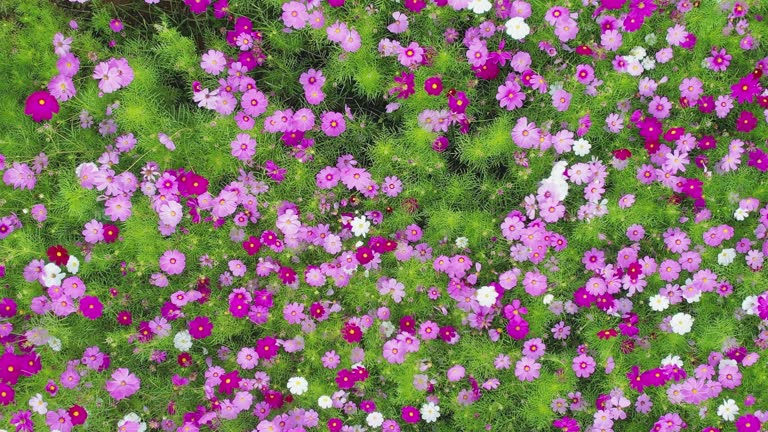
#> input picture assets/gettyimages-1367336961-640x640.jpg, 768 x 432 px
$ python image_pixel_fliter.py
#> lines starting #> are read from the running program, lines starting #| are printed output that depends on the picture
from PIL import Image

image_path = 'assets/gettyimages-1367336961-640x640.jpg'
image = Image.open(image_path).convert('RGB')
#> image is the input picture: PIL image 768x432 RGB; mean R, G, B 127.9, 117.8, 102.1
width, height = image.size
#> width = 768; height = 432

filtered_image = Image.new('RGB', (width, height), 'black')
#> filtered_image: PIL image 768x432 RGB; every value is 0
pixels = image.load()
filtered_pixels = filtered_image.load()

for x in range(width):
    for y in range(height):
        r, g, b = pixels[x, y]

        # Filter based on color ranges
        if 2 * r - g + b - 300 > 0:
            filtered_pixels[x, y] = (r, g, b)

filtered_image.save('results/filtered_image.jpg')
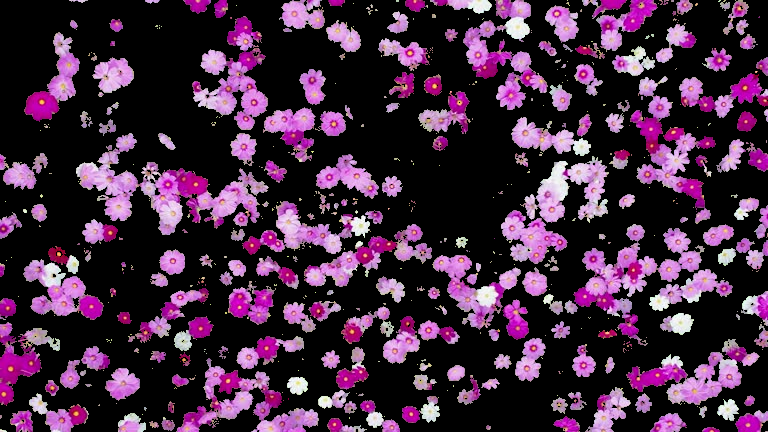
#> saved as filtered_image.jpg: PIL image 768x432 RGB; mean R, G, B 66.5, 40.2, 63.9

$ run again, with assets/pexels-stephanthem-753869.jpg copied over assets/gettyimages-1367336961-640x640.jpg
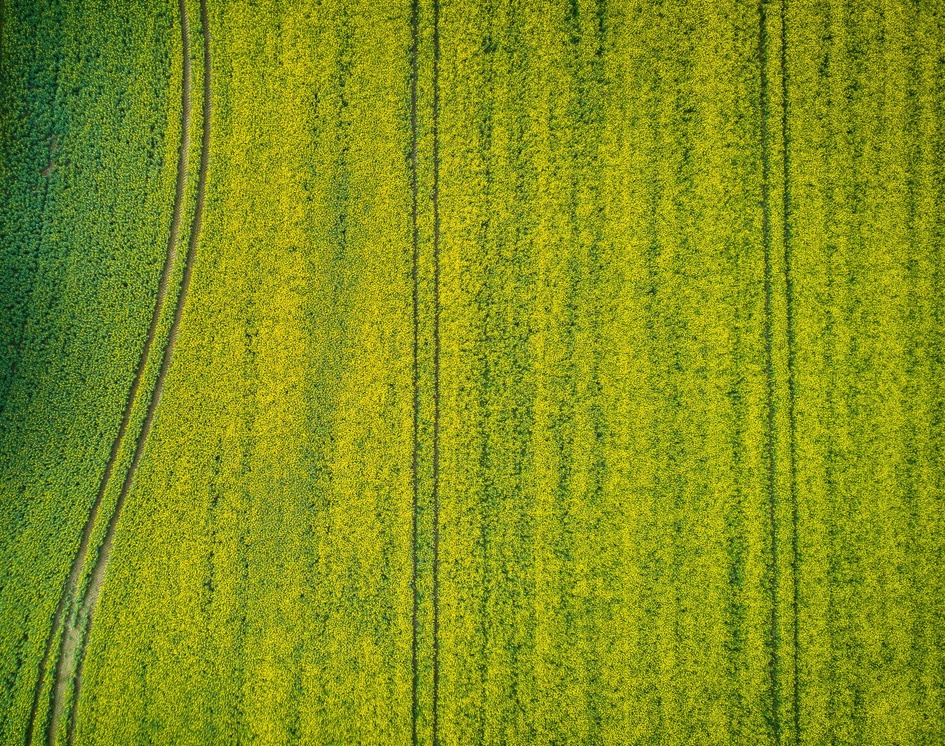
#> input picture assets/pexels-stephanthem-753869.jpg, 945 x 746 px, shrunk from 1422 x 1123 before the run
#> image is the input picture: PIL image 945x746 RGB; mean R, G, B 130.2, 145.3, 27.6
#> filtered_image: PIL image 945x746 RGB; every value is 0
#> `filtered_image.save('results/filtered_image.jpg')`:
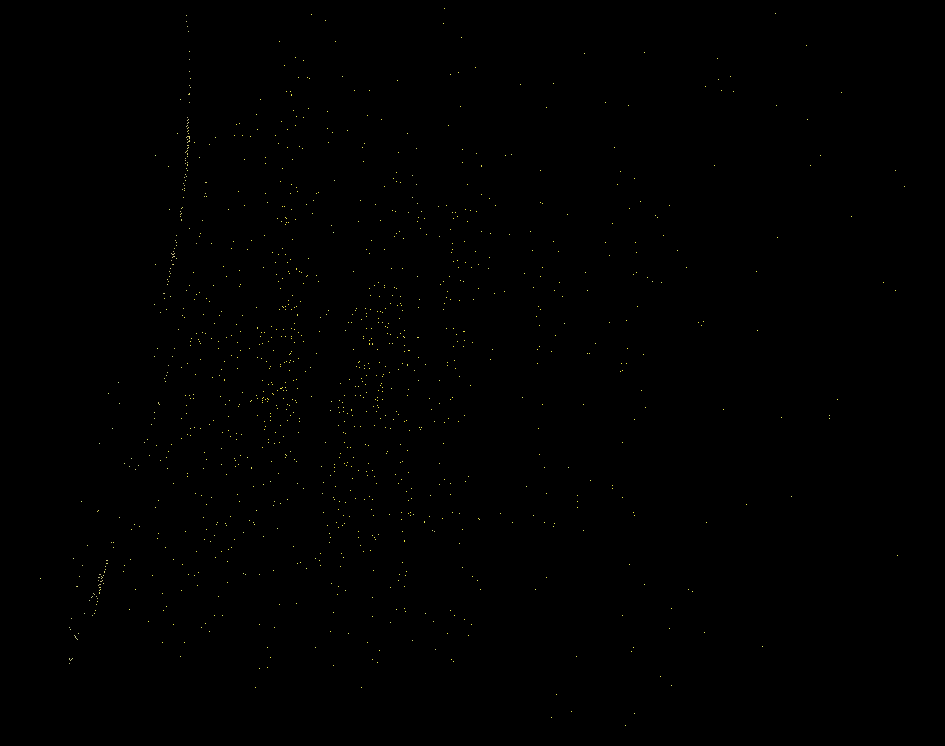
#> saved as filtered_image.jpg: PIL image 945x746 RGB; mean R, G, B 0.4, 0.4, 0.2

$ run again, with assets/Honeycrisp-Apple.png saved as assets/gettyimages-1367336961-640x640.jpg
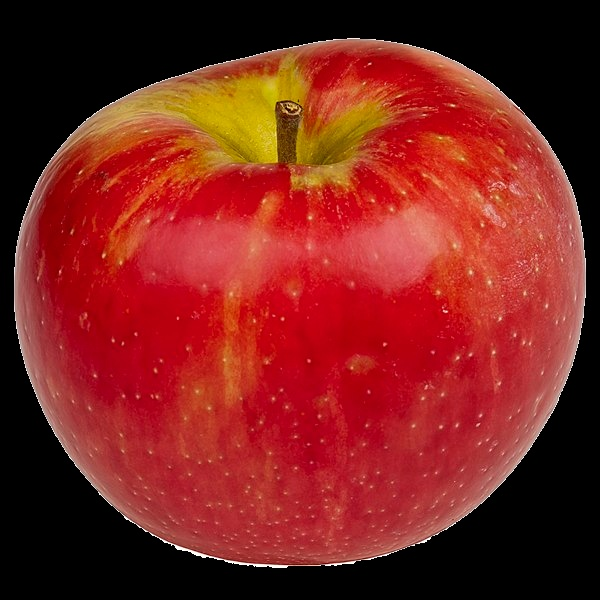
#> input picture assets/Honeycrisp-Apple.png, 600 x 600 px
#> image is the input picture: PIL image 600x600 RGB; mean R, G, B 124.6, 34.4, 28.5
#> filtered_image: PIL image 600x600 RGB; every value is 0
#> `filtered_image.save('results/filtered_image.jpg')`:
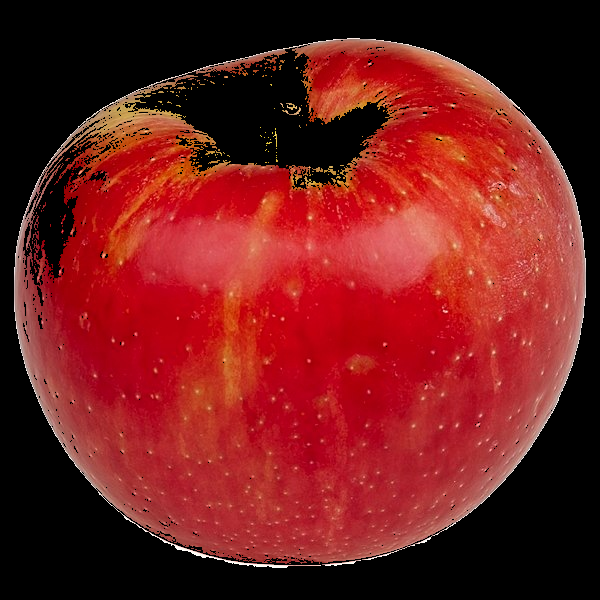
#> saved as filtered_image.jpg: PIL image 600x600 RGB; mean R, G, B 114.2, 28.1, 27.4
